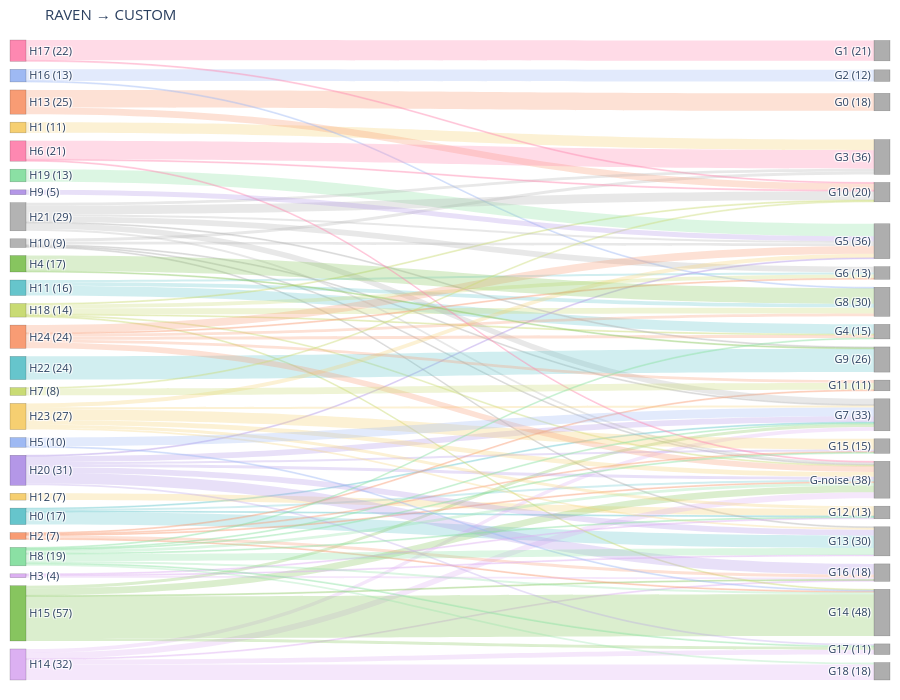

The notebook cell this image was saved under:
### Code cell
two_way_sankey(df, 'RAVEN', 'CUSTOM',
               left_prefix='H', right_prefix='G',
               title='RAVEN → CUSTOM')

### Figure 1 — Plotly figure (JSON) as saved in the notebook; plotly's stock layout.template omitted (floating-point values rounded to 4 significant figures)
{"data": [{"link": {"color": ["rgba(102, 197, 204,0.3)", "rgba(102, 197, 204,0.3)", "rgba(102, 197, 204,0.3)", "rgba(102, 197, 204,0.3)", "rgba(246, 207, 113,0.3)", "rgba(179, 179, 179,0.3)", "rgba(179, 179, 179,0.3)", "rgba(179, 179, 179,0.3)", "rgba(179, 179, 179,0.3)", "rgba(179, 179, 179,0.3)", "rgba(102, 197, 204,0.3)", "rgba(102, 197, 204,0.3)", "rgba(102, 197, 204,0.3)", "rgba(246, 207, 113,0.3)", "rgba(248, 156, 116,0.3)", "rgba(248, 156, 116,0.3)", "rgba(220, 176, 242,0.3)", "rgba(220, 176, 242,0.3)", "rgba(220, 176, 242,0.3)", "rgba(220, 176, 242,0.3)", "rgba(220, 176, 242,0.3)", "rgba(135, 197, 95,0.3)", "rgba(135, 197, 95,0.3)", "rgba(135, 197, 95,0.3)", "rgba(135, 197, 95,0.3)", "rgba(135, 197, 95,0.3)", "rgba(158, 185, 243,0.3)", "rgba(158, 185, 243,0.3)", "rgba(254, 136, 177,0.3)", "rgba(254, 136, 177,0.3)", "rgba(201, 219, 116,0.3)", "rgba(201, 219, 116,0.3)", "rgba(201, 219, 116,0.3)", "rgba(201, 219, 116,0.3)", "rgba(201, 219, 116,0.3)", "rgba(201, 219, 116,0.3)", "rgba(139, 224, 164,0.3)", "rgba(248, 156, 116,0.3)", "rgba(248, 156, 116,0.3)", "rgba(248, 156, 116,0.3)", "rgba(248, 156, 116,0.3)", "rgba(248, 156, 116,0.3)", "rgba(180, 151, 231,0.3)", "rgba(180, 151, 231,0.3)", "rgba(180, 151, 231,0.3)", "rgba(180, 151, 231,0.3)", "rgba(180, 151, 231,0.3)", "rgba(180, 151, 231,0.3)", "rgba(180, 151, 231,0.3)", "rgba(179, 179, 179,0.3)", "rgba(179, 179, 179,0.3)", "rgba(179, 179, 179,0.3)", "rgba(179, 179, 179,0.3)", "rgba(179, 179, 179,0.3)", "rgba(179, 179, 179,0.3)", "rgba(179, 179, 179,0.3)", "rgba(102, 197, 204,0.3)", "rgba(246, 207, 113,0.3)", "rgba(246, 207, 113,0.3)", "rgba(246, 207, 113,0.3)", "rgba(246, 207, 113,0.3)", "rgba(246, 207, 113,0.3)", "rgba(246, 207, 113,0.3)", "rgba(248, 156, 116,0.3)", "rgba(248, 156, 116,0.3)", "rgba(248, 156, 116,0.3)", "rgba(248, 156, 116,0.3)", "rgba(248, 156, 116,0.3)", "rgba(248, 156, 116,0.3)", "rgba(220, 176, 242,0.3)", "rgba(220, 176, 242,0.3)", "rgba(220, 176, 242,0.3)", "rgba(135, 197, 95,0.3)", "rgba(135, 197, 95,0.3)", "rgba(158, 185, 243,0.3)", "rgba(158, 185, 243,0.3)", "rgba(254, 136, 177,0.3)", "rgba(254, 136, 177,0.3)", "rgba(254, 136, 177,0.3)", "rgba(201, 219, 116,0.3)", "rgba(201, 219, 116,0.3)", "rgba(139, 224, 164,0.3)", "rgba(139, 224, 164,0.3)", "rgba(139, 224, 164,0.3)", "rgba(139, 224, 164,0.3)", "rgba(139, 224, 164,0.3)", "rgba(139, 224, 164,0.3)", "rgba(139, 224, 164,0.3)", "rgba(139, 224, 164,0.3)", "rgba(139, 224, 164,0.3)", "rgba(180, 151, 231,0.3)"], "source": [0, 0, 0, 0, 1, 10, 10, 10, 10, 10, 11, 11, 11, 12, 13, 13, 14, 14, 14, 14, 14, 15, 15, 15, 15, 15, 16, 16, 17, 17, 18, 18, 18, 18, 18, 18, 19, 2, 2, 2, 2, 2, 20, 20, 20, 20, 20, 20, 20, 21, 21, 21, 21, 21, 21, 21, 22, 23, 23, 23, 23, 23, 23, 24, 24, 24, 24, 24, 24, 3, 3, 3, 4, 4, 5, 5, 6, 6, 6, 7, 7, 8, 8, 8, 8, 8, 8, 8, 8, 8, 9], "target": [44, 37, 38, 32, 28, 44, 38, 28, 30, 32, 29, 31, 33, 37, 25, 35, 44, 41, 42, 43, 32, 44, 39, 41, 42, 32, 27, 33, 26, 35, 44, 35, 39, 29, 31, 33, 30, 44, 36, 39, 40, 41, 44, 38, 40, 41, 42, 30, 32, 44, 35, 28, 30, 31, 32, 34, 34, 44, 37, 38, 40, 30, 32, 44, 36, 29, 30, 31, 33, 37, 38, 41, 33, 34, 39, 32, 44, 35, 28, 35, 36, 44, 37, 38, 39, 40, 42, 43, 29, 32, 30], "value": [2, 1, 13, 1, 11, 1, 1, 3, 3, 1, 10, 2, 4, 7, 18, 7, 6, 1, 5, 16, 4, 7, 43, 1, 3, 3, 12, 1, 21, 1, 1, 1, 1, 1, 4, 6, 13, 1, 1, 1, 1, 3, 3, 6, 2, 11, 2, 1, 6, 2, 9, 3, 2, 6, 6, 1, 24, 5, 3, 2, 11, 4, 2, 6, 3, 3, 8, 1, 3, 1, 1, 2, 16, 1, 1, 9, 1, 1, 19, 1, 7, 3, 1, 7, 2, 1, 1, 2, 1, 1, 5]}, "node": {"color": ["rgb(102, 197, 204)", "rgb(246, 207, 113)", "rgb(248, 156, 116)", "rgb(220, 176, 242)", "rgb(135, 197, 95)", "rgb(158, 185, 243)", "rgb(254, 136, 177)", "rgb(201, 219, 116)", "rgb(139, 224, 164)", "rgb(180, 151, 231)", "rgb(179, 179, 179)", "rgb(102, 197, 204)", "rgb(246, 207, 113)", "rgb(248, 156, 116)", "rgb(220, 176, 242)", "rgb(135, 197, 95)", "rgb(158, 185, 243)", "rgb(254, 136, 177)", "rgb(201, 219, 116)", "rgb(139, 224, 164)", "rgb(180, 151, 231)", "rgb(179, 179, 179)", "rgb(102, 197, 204)", "rgb(246, 207, 113)", "rgb(248, 156, 116)", "rgba(140,140,140,0.7)", "rgba(140,140,140,0.7)", "rgba(140,140,140,0.7)", "rgba(140,140,140,0.7)", "rgba(140,140,140,0.7)", "rgba(140,140,140,0.7)", "rgba(140,140,140,0.7)", "rgba(140,140,140,0.7)", "rgba(140,140,140,0.7)", "rgba(140,140,140,0.7)", "rgba(140,140,140,0.7)", "rgba(140,140,140,0.7)", "rgba(140,140,140,0.7)", "rgba(140,140,140,0.7)", "rgba(140,140,140,0.7)", "rgba(140,140,140,0.7)", "rgba(140,140,140,0.7)", "rgba(140,140,140,0.7)", "rgba(140,140,140,0.7)", "rgba(140,140,140,0.7)"], "label": ["H0 (17)", "H1 (11)", "H2 (7)", "H3 (4)", "H4 (17)", "H5 (10)", "H6 (21)", "H7 (8)", "H8 (19)", "H9 (5)", "H10 (9)", "H11 (16)", "H12 (7)", "H13 (25)", "H14 (32)", "H15 (57)", "H16 (13)", "H17 (22)", "H18 (14)", "H19 (13)", "H20 (31)", "H21 (29)", "H22 (24)", "H23 (27)", "H24 (24)", "G0 (18)", "G1 (21)", "G2 (12)", "G3 (36)", "G4 (15)", "G5 (36)", "G6 (13)", "G7 (33)", "G8 (30)", "G9 (26)", "G10 (20)", "G11 (11)", "G12 (13)", "G13 (30)", "G14 (48)", "G15 (15)", "G16 (18)", "G17 (11)", "G18 (18)", "G-noise (38)"], "line": {"color": "rgba(0,0,0,0.3)", "width": 0.5}, "pad": 8, "thickness": 16}, "type": "sankey"}], "layout": {"font": {"size": 11}, "height": 700, "margin": {"b": 20, "l": 10, "r": 10, "t": 40}, "title": {"text": "RAVEN → CUSTOM"}, "width": 900}}
